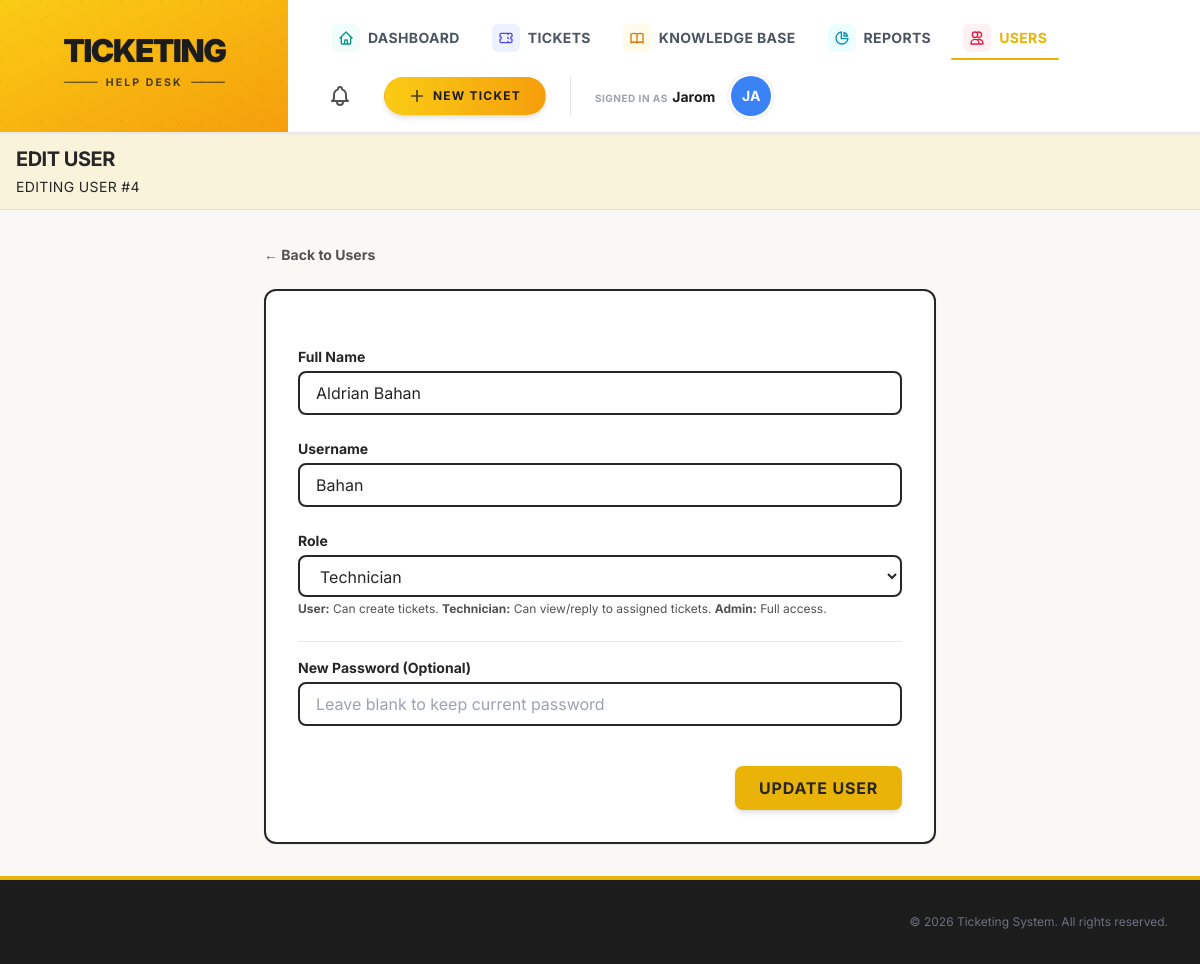
The page /edit_user.php?id=4 (signed in) on the database its author committed.
### tables this page shows
CREATE TABLE `users` (
  `id` int(11) UNSIGNED NOT NULL,
  `name` varchar(255) NOT NULL,
  `username` varchar(50) NOT NULL,
  `password` varchar(255) NOT NULL,
  `role` enum('help_desk','admin','technician') NOT NULL DEFAULT 'help_desk',
  `created_at` datetime DEFAULT current_timestamp()
);

### edit_user.php (the view, shortened to what this page needs)
<?php
require_once 'db.php';
$edit_id = isset($_GET['id']) ? (int) $_GET['id'] : 0;
$edit_user = null;
if ($edit_id > 0) {
    $stmt = $conn->prepare("SELECT * FROM users WHERE id = ?");
    $stmt->bind_param('i', $edit_id);
    $stmt->execute();
    $edit_user = $stmt->get_result()->fetch_assoc();
}
require_once 'includes/header.php';
?>
<div class="max-w-2xl mx-auto">
    <a href="users.php"
        class="inline-block mb-6 text-sm font-bold text-[#525252] hover:text-[#eab308] transition-colors">
        ← Back to Users
    </a>
    <section class="bg-white border-2 border-[#262626] rounded-xl p-8 shadow-sm">
        <form action="edit_user.php?id=<?= $edit_user['id'] ?>" method="POST" class="space-y-6">
            <div>
                <label for="name" class="block text-sm font-bold text-[#262626] mb-1">Full Name</label>
                <input type="text" id="name" name="name"
                    value="<?= htmlspecialchars($_POST['name'] ?? $edit_user['name']) ?>"
                    class="w-full px-4 py-2 border-2 border-[#262626] rounded-lg focus:outline-none focus:ring-2 focus:ring-[#f5e6a3] transition-shadow"
                    required>
            </div>
            <div>
                <label for="username" class="block text-sm font-bold text-[#262626] mb-1">Username</label>
                <input type="text" id="username" name="username"
                    value="<?= htmlspecialchars($_POST['username'] ?? $edit_user['username']) ?>"
                    class="w-full px-4 py-2 border-2 border-[#262626] rounded-lg focus:outline-none focus:ring-2 focus:ring-[#f5e6a3] transition-shadow"
                    required>
            </div>
            <div>
                <label for="role" class="block text-sm font-bold text-[#262626] mb-1">Role</label>
                <select id="role" name="role"
                    class="w-full px-4 py-2 border-2 border-[#262626] rounded-lg focus:outline-none focus:ring-2 focus:ring-[#f5e6a3] transition-shadow bg-white">
                    <option value="technician" <?= ($edit_user['role'] === 'technician') ? 'selected' : '' ?>>Technician
                    </option>
                </select>
                <p class="text-xs text-[#525252] mt-1">
                    <strong>User:</strong> Can create tickets.
                    <strong>Technician:</strong> Can view/reply to assigned tickets.
                    <strong>Admin:</strong> Full access.
                </p>
            </div>
            <div class="pt-4 border-t border-gray-200">
                <label for="password" class="block text-sm font-bold text-[#262626] mb-1">New Password
                    (Optional)</label>
                <input type="password" id="password" name="password"
                    class="w-full px-4 py-2 border-2 border-[#262626] rounded-lg focus:outline-none focus:ring-2 focus:ring-[#f5e6a3] transition-shadow"
                    placeholder="Leave blank to keep current password">
            </div>
            <div class="flex justify-end pt-4">
                <button type="submit"
                    class="px-6 py-2.5 bg-[#eab308] text-[#262626] font-bold uppercase tracking-wider rounded-lg shadow-md hover:bg-[#ca8a04] transition-colors">
                    Update User
                </button>
            </div>
        </form>
    </section>
</div>
<?php require_once 'includes/footer.php'; ?>

### style.css (style rules this page uses)
:root { --yellow: #fef08a; --black: #0a0a0a; --white: #ffffff; --radius: 10px; --shadow: 0 4px 6px -1px rgba(0, 0, 0, 0.1), 0 2px 4px -2px rgba(0, 0, 0, 0.06); }
* { box-sizing: border-box; }
html, body { height: 100%; }
body { margin: 0; font-family: 'Inter', system-ui, -apple-system, 'Segoe UI', Roboto, sans-serif; font-size: 16px; line-height: 1.5; color: var(--black); background: var(--yellow); padding: 0; }
label { display: block; margin-bottom: 0.25rem; color: var(--black); font-size: 0.9rem; font-weight: 500; }
input, textarea, select, button { font: inherit; }
input, textarea, select { width: 100%; padding: 0.6rem 0.75rem; border: 2px solid var(--black); background: var(--white); color: var(--black); border-radius: 8px; margin: 0.25rem 0 0.75rem 0; transition: box-shadow 0.15s; }

### rows shown on the page
users: name "Aldrian Bahan", username "Bahan", role "Technician"

### other values the page prints
$username "Jarom"
$initials "JA"
$page_heading "EDIT USER"
$page_subtitle "EDITING USER #4"
